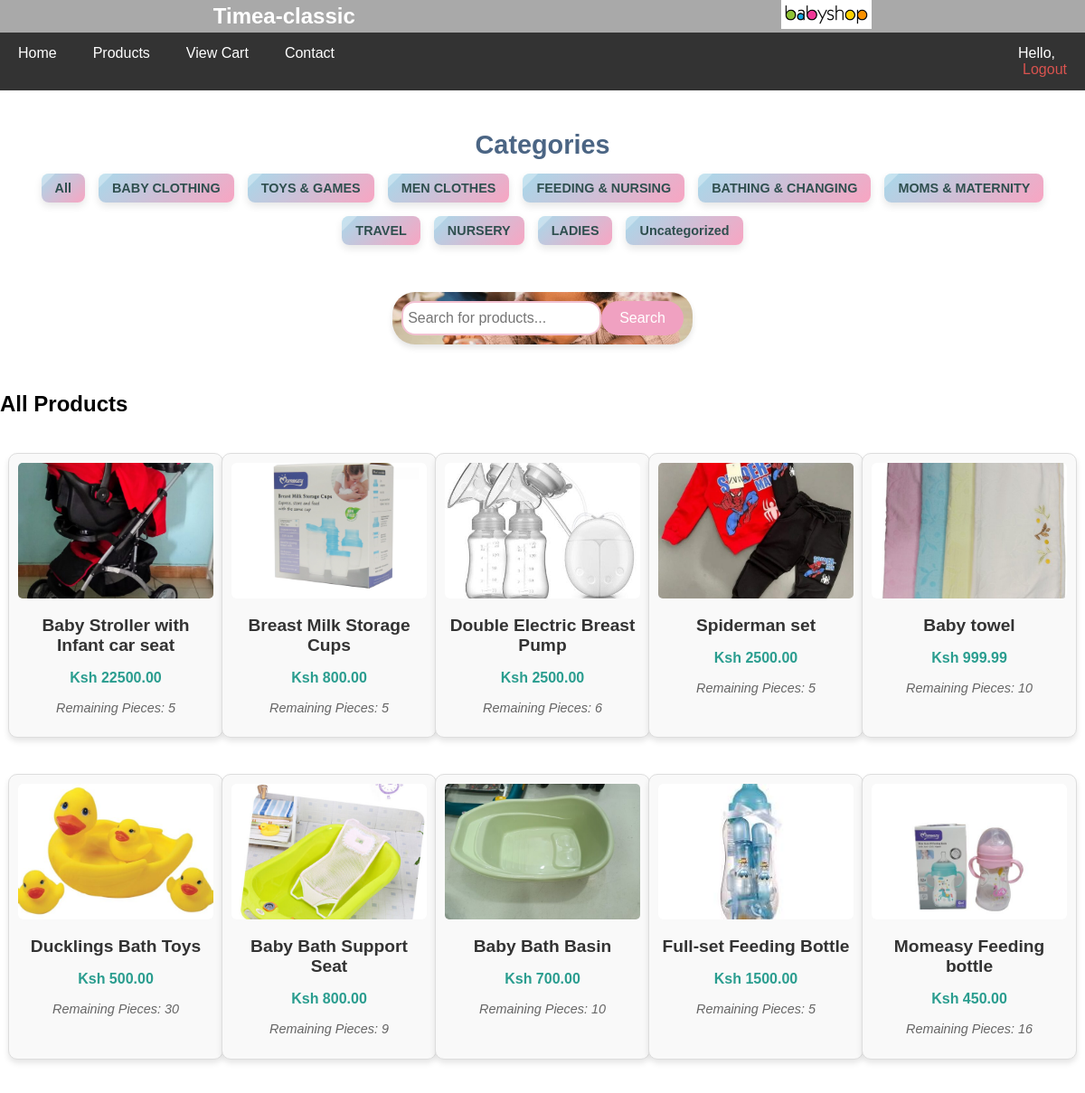
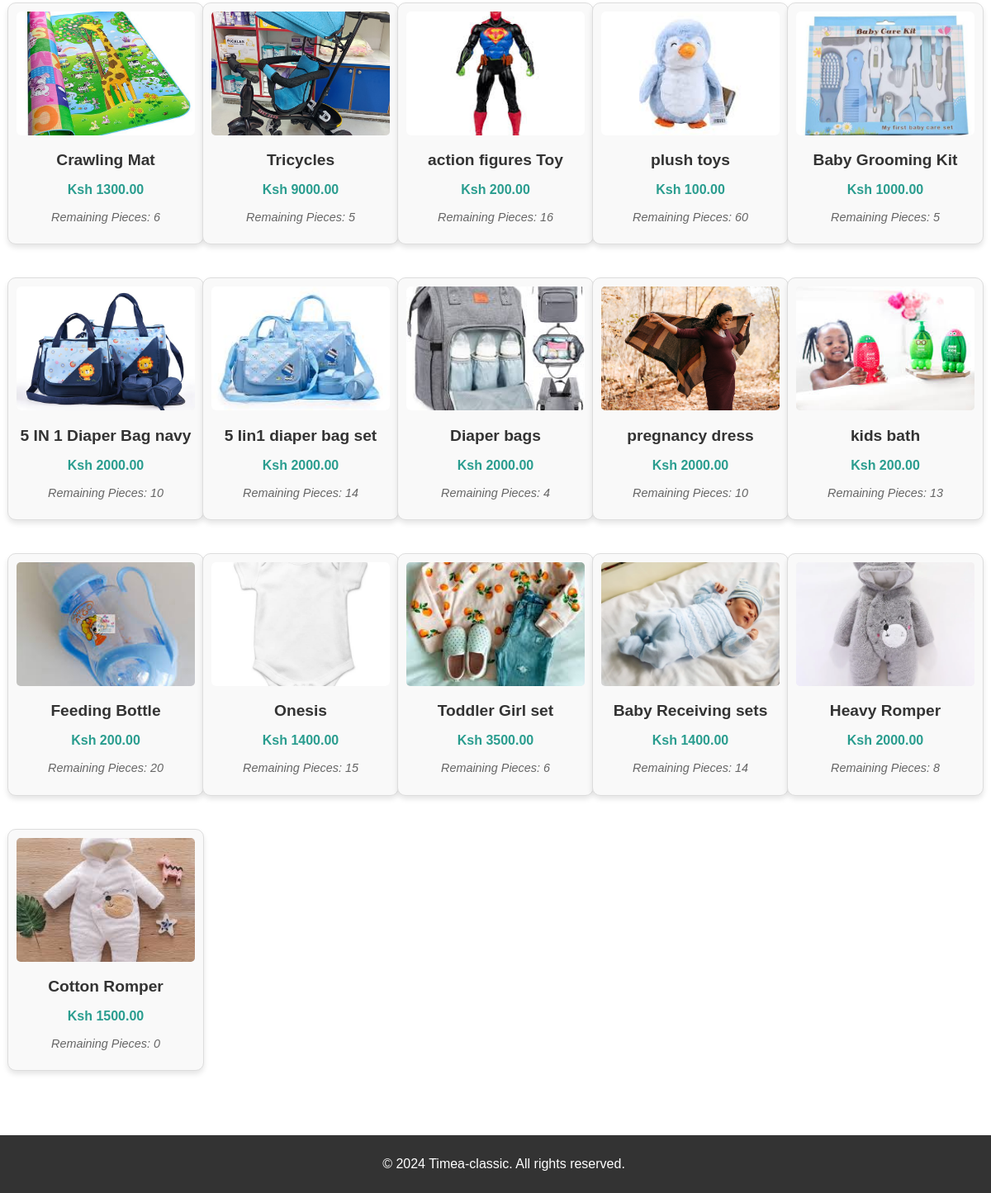
Screenshot of /products/ with the database file from the repository (2 pictures, top to bottom).
### products/models.py (models this page shows, shortened)
class Category(models.Model):
    name = models.CharField(max_length=100)
    description = models.TextField()

class Product(models.Model):
    name = models.CharField(max_length=255)
    description = models.TextField()
    price = models.DecimalField(max_digits=10, decimal_places=2)
    image = models.ImageField(upload_to='product_images/')
    featured = models.BooleanField(default=False)
    brand = models.CharField(max_length=50, default='Unknown')
    stock_quantity = models.PositiveIntegerField(default=0)
    category = models.ForeignKey(Category, related_name="products", on_delete=models.CASCADE)
    created_at = models.DateTimeField(auto_now_add=True)
    updated_at = models.DateTimeField(auto_now=True)
    class Meta:
        ordering = ['-created_at']
        verbose_name = "Product"
        verbose_name_plural = "Products"

### products/views.py (the view)
# urls.py: path('', views.product_list, name='list'),
def product_list(request):
    categories = Category.objects.all()
    category_id = request.GET.get('category')
    products = Product.objects.filter(category_id=category_id) if category_id else Product.objects.all()
    context = {
        'categories': categories,
        'products': products,
        'selected_category': category_id,
    }
    return render(request, 'products/product_list.html', context)

### products/templates/products/product_list.html (shortened to what this page needs)
{% load static %}
<!DOCTYPE html>
<html lang="en">
<head>
    <link rel="stylesheet" href="{% static 'core/css/mystyle.css' %}">
    <link rel="stylesheet" href="{% static 'core/css/styles.css' %}">
    <link href="https://cdnjs.cloudflare.com/ajax/libs/font-awesome/5.15.4/css/all.min.css" rel="stylesheet">
</head>
<body>
    <header>
        <h1>Timea-classic</h1>
        <a href="/">
            <img src="{% static 'core/images/logo.png' %}" alt="Timea-classic logo" width="200">
        </a>
    </header>
    <nav>
        <ul>
            <li><a href="/">Home</a></li>
            <li><a href="/products">Products</a></li>
            <li><a href="{% url 'cart:view' %}">View Cart</a></li>
            <li><a href="/">Contact</a></li>
            <li class="logout">
                <p>Hello,  {{ user.username }} <a href="/">Logout</a></p>
            </li>
        </ul>
    </nav>
    <div class="categories-buttons">
        <h2>Categories</h2>
        <div class="categories-list">
            <a href="{% url 'products:list' %}" class="category-btn">All</a>
            {% for category in categories %}
                <a href="?category={{ category.id }}" class="category-btn">{{ category.name }}</a>
            {% endfor %}
        </div>
    </div>
    <div class="nav-search" style="background-image: url('{% static 'core/images/backg1.webp' %}'); background-size: cover; background-position: center; ">
        <form method="get" action="{% url 'products:search' %}">
            <input type="text" name="q" placeholder="Search for products..." value="{{ request.GET.q|default:'' }}">
            <button type="submit" class="search-btn">Search</button>
        </form>
    </div>
    <div class="product-list">
        <h2>All Products</h2>
        <div class="product-items">
            {% if products %}
                {% for product in products %}
                    <div class="product-item">
                        <a href="{% url 'products:detail' product.id %}">
                            <img src="{{ product.image.url }}" alt="{{ product.name }}" class="product-image">
                            <h3>{{ product.name }}</h3>
                            <p>Ksh {{ product.price }}</p>
                            <p>Remaining Pieces: {{ product.stock_quantity }}</p>
                        </a>
                    </div>
                {% endfor %}
            {% else %}
                <p>No products found in this category.</p>
            {% endif %}
        </div>
    </div>
    <div class="pagination">
        <ul>
            <li>Page {{ products.number }} of {{ products.paginator.num_pages }}</li>
        </ul>
    </div>
    <div>
        <a href="{% url 'home' %}" class="back-button">
        </a>
    </div>
    <footer>
        <p>&copy; 2024 Timea-classic. All rights reserved.</p>
    </footer>
</body>
</html>

### core/static/core/css/styles.css (style rules this page uses)
body { font-family: Arial, sans-serif; margin: 0; padding: 0; display: grid; }
header { background-color: darkgray; color: white; padding: 0px; display: flex; justify-content:space-around; align-items: center; }
header h1 { margin: 0; font-size: 24px; }
header a img { max-width: 100px; height: auto; }
form { display: flex; }
form input { padding: 5px; font-size: 14px; }
form button { padding: 5px 10px; font-size: 14px; cursor: pointer; }
nav ul { list-style-type: none; margin: 0; padding: 0; display: flex; background-color: #333; }
nav ul li { padding: 14px 20px; }
nav ul li a { text-decoration: none; color: white; display: block; }
footer { text-align: center; padding: 10px; background-color: #333; color: white; position: fixed; bottom: 0; width: 100%; }
.pagination { display: flex; justify-content: center; margin: 20px 0; list-style: none; padding: 0; }
.pagination li { margin: 0 5px; }

### products/templates/products/product_list.html (style rules this page uses)
nav ul li a { text-decoration: none; color: white; font-size: 16px; transition: color 0.3s; }
nav ul li.logout { margin-left: auto; display: flex; align-items: center; }
nav ul li.logout p { margin: 0; font-size: 16px; }
nav ul li.logout a { margin-left: 5px; color: #d9534f; text-decoration: none; }
nav ul li p { margin-right: 5px; color: white; }
.product-items { display: grid; grid-template-columns: repeat(auto-fill, minmax(200px, 1fr)); gap: 20px; justify-items: center; padding: 20px; }
.product-item { text-align: center; background-color: #f9f9f9; border: 1px solid #ddd; border-radius: 10px; padding: 10px; box-shadow: 0 4px 6px rgba(0, 0, 0, 0.1); width: 100%; max-width: 220px; margin-bottom: 20px; transition: transform 0.3s ease, background-color 0.3s ease, box-shadow 0.3s ease; }
.product-item img { width: 100%; height: 150px; object-fit: cover; border-radius: 5px; margin-bottom: 10px; background-color: #f0f0f0; display: block; }
.product-item a { text-decoration: none; color: inherit; display: block; transition: color 0.3s ease; }
.product-item h3 { font-size: 1.2rem; color: #333; margin-bottom: 5px; }
.product-item p:first-of-type { font-size: 1rem; color: #2a9d8f; font-weight: bold; }
.product-item p:last-of-type { font-size: 0.9rem; color: #666; font-style: italic; }
.categories-buttons { margin: 20px 0; text-align: center; }
.categories-buttons h2 { font-size: 1.8rem; margin-bottom: 15px; color: #4b6584; font-family: 'Poppins', sans-serif; }
.categories-list { display: flex; justify-content: center; gap: 15px; flex-wrap: wrap; }
.category-btn { padding: 8px 15px; font-size: 0.9rem; background: linear-gradient(135deg, #a8d8ea, #f8a5c2); color: darkslategrey; text-decoration: none; border-radius: 8px; font-family: 'Poppins', sans-serif; font-weight: 600; box-shadow: 0 4px 8px rgba(0, 0, 0, 0.1); transition: transform 0.3s, box-shadow 0.3s, background-color 0.3s; position: relative; overflow: hidden; }
.category-btn::before { content: ''; position: absolute; top: 0; left: -100%; width: 100%; height: 100%; background: rgba(255, 255, 255, 0.3); transform: skewX(-45deg); transition: left 0.3s ease; }
.nav-search { text-align: center; margin: 2rem auto; padding: 10px; max-width: 400px; background-color: #f7e1e7; border-radius: 25px; box-shadow: 0 4px 6px rgba(0, 0, 0, 0.1); }
.nav-search input[type="text"] { width: 100%; padding: 5px; font-size: 1rem; border: 2px solid #f2c1d1; border-radius: 15px; outline: none; color: #333; transition: border-color 0.3s ease-in-out; }
.search-btn { background-color: #f0a1c1; color: white; font-size: 1rem; padding: 10px 20px; border: none; border-radius: 25px; cursor: pointer; transition: background-color 0.3s ease-in-out, transform 0.2s ease-in-out; }

### rows the page displays
Category: name "BABY CLOTHING"
Category: name "TOYS & GAMES"
Category: name "MEN CLOTHES"
Category: name "FEEDING & NURSING"
Category: name "BATHING & CHANGING"
Category: name "MOMS & MATERNITY"
Category: name "TRAVEL"
Category: name "NURSERY"
Category: name "LADIES"
Category: name "Uncategorized"
Product: image (picture), name "Baby Stroller with Infant car seat", price "22500.00", stock_quantity "5"
Product: image (picture), name "Breast Milk Storage Cups", price "800.00", stock_quantity "5"
Product: image (picture), name "Double Electric Breast Pump", price "2500.00", stock_quantity "6"
Product: image (picture), name "Spiderman set", price "2500.00", stock_quantity "5"
Product: image (picture), name "Baby towel", price "999.99", stock_quantity "10"
Product: image (picture), name "Ducklings Bath Toys", price "500.00", stock_quantity "30"
Product: image (picture), name "Baby Bath Support Seat", price "800.00", stock_quantity "9"
Product: image (picture), name "Baby Bath Basin", price "700.00", stock_quantity "10"
Product: image (picture), name "Full-set Feeding Bottle", price "1500.00", stock_quantity "5"
Product: image (picture), name "Momeasy Feeding bottle", price "450.00", stock_quantity "16"
Product: image (picture), name "Crawling Mat", price "1300.00", stock_quantity "6"
Product: image (picture), name "Tricycles", price "9000.00", stock_quantity "5"
Product: image (picture), name "action figures Toy", price "200.00", stock_quantity "16"
Product: image (picture), name "plush toys", price "100.00", stock_quantity "60"
Product: image (picture), name "Baby Grooming Kit", price "1000.00", stock_quantity "5"
Product: image (picture), name "5 IN 1 Diaper Bag navy", price "2000.00", stock_quantity "10"
Product: image (picture), name "5 Iin1 diaper bag set", price "2000.00", stock_quantity "14"
Product: image (picture), name "Diaper bags", price "2000.00", stock_quantity "4"
Product: image (picture), name "pregnancy dress", price "2000.00", stock_quantity "10"
Product: image (picture), name "kids bath", price "200.00", stock_quantity "13"
Product: image (picture), name "Feeding Bottle", price "200.00", stock_quantity "20"
Product: image (picture), name "Onesis", price "1400.00", stock_quantity "15"
Product: image (picture), name "Toddler Girl set", price "3500.00", stock_quantity "6"
Product: image (picture), name "Baby Receiving sets", price "1400.00", stock_quantity "14"
Product: image (picture), name "Heavy Romper", price "2000.00", stock_quantity "8"
Product: image (picture), name "Cotton Romper", price "1500.00", stock_quantity "0"
